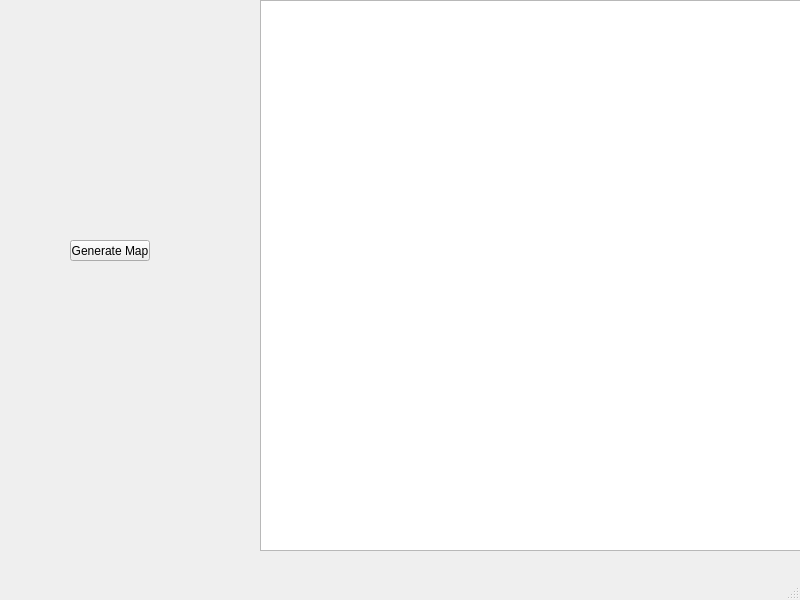
<?xml version="1.0" encoding="UTF-8"?>
<ui version="4.0">
 <class>MainWindow</class>
 <widget class="QMainWindow" name="MainWindow">
  <property name="geometry">
   <rect>
    <x>0</x>
    <y>0</y>
    <width>800</width>
    <height>600</height>
   </rect>
  </property>
  <property name="windowTitle">
   <string>MainWindow</string>
  </property>
  <widget class="QWidget" name="centralwidget">
   <widget class="QGraphicsView" name="graphicsView">
    <property name="geometry">
     <rect>
      <x>260</x>
      <y>0</y>
      <width>541</width>
      <height>551</height>
     </rect>
    </property>
   </widget>
   <widget class="QPushButton" name="generateMap">
    <property name="geometry">
     <rect>
      <x>70</x>
      <y>240</y>
      <width>80</width>
      <height>21</height>
     </rect>
    </property>
    <property name="text">
     <string>Generate Map</string>
    </property>
   </widget>
  </widget>
  <widget class="QMenuBar" name="menubar">
   <property name="geometry">
    <rect>
     <x>0</x>
     <y>0</y>
     <width>800</width>
     <height>20</height>
    </rect>
   </property>
  </widget>
  <widget class="QStatusBar" name="statusbar"/>
 </widget>
 <resources/>
 <connections/>
</ui>
